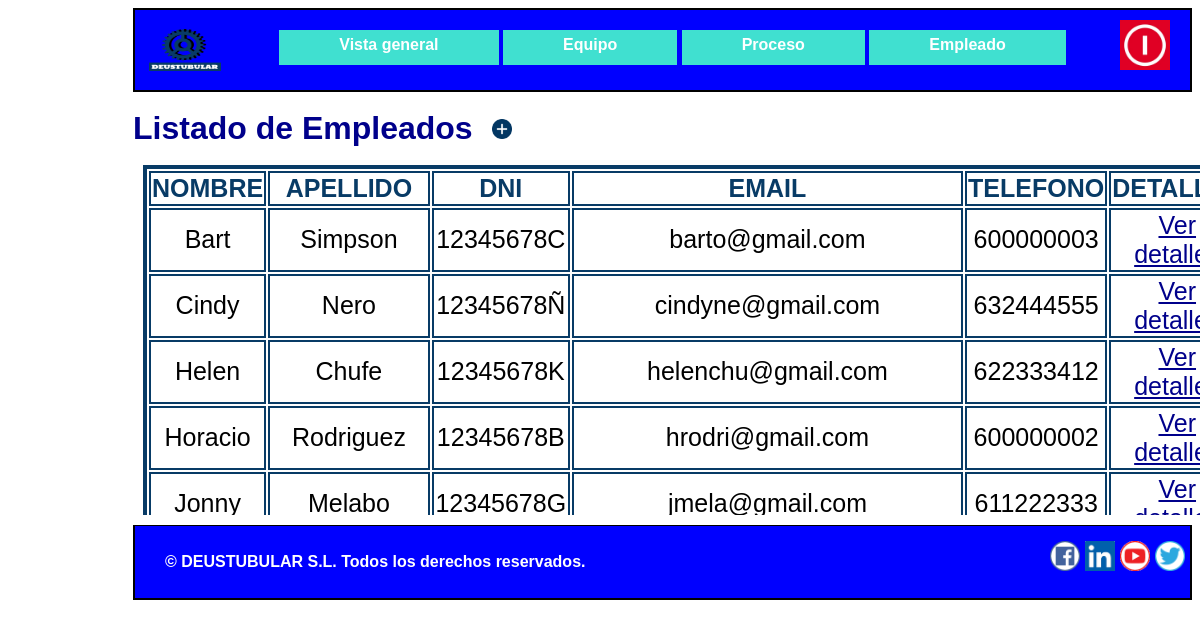
The app's page /appGestion_de_la_produccion/responsable/empleado/ with its own data.
### appGestion_de_la_produccion/models.py (models this page shows, shortened)
class Empleado(models.Model):
    nombre = models.CharField(max_length=50)
    DNI = models.CharField(max_length=9)
    apellido = models.CharField(max_length=50)
    email = models.EmailField(max_length=100)
    telefono = models.IntegerField()
    responsable=models.BooleanField()

### appGestion_de_la_produccion/views.py (the view)
# urls.py: path('responsable/empleado/', views.lista_empleados, name='lista_empleados'),
def lista_empleados(request):
    empleado = Empleado.objects.order_by("nombre")
    context = {"lista_empleados": empleado}
    return render(request, "Empleado.html", context)

### appGestion_de_la_produccion/templates/Empleado.html
{% extends "PlantillaHeaderFooter.html"%}
{% block contenido %}
<h1>Listado de Empleados <a class="añadir" href="/appGestion_de_la_produccion/responsable/empleadoform" title="Añadir nuevo empleado"><img
        src="/static/Imagenes/añadir.png" width="20" height="20"></a> </h1>
<div class="tablasueltas">
<table id="cosadeempleado">
    <thead>
    <tr class="cosadeempleado">
        <td class="cosadeempleado"> <b> NOMBRE</b> </td>
        <td class="cosadeempleado"> <b> APELLIDO</b> </td>
        <td class="cosadeempleado"> <b> DNI </b> </td>
        <td class="cosadeempleado"> <b> EMAIL</b> </td>
        <td class="cosadeempleado"> <b> TELEFONO</b> </td>
        <td class="cosadeempleado"> <b> DETALLES</b> </td>
    </tr>
    </thead>
    {% for Empleado in lista_empleados %}
    <tr class="cosadeempleado">
        <td class="cosadeempleado">{{ Empleado.nombre}}</td>
        <td class="cosadeempleado">{{ Empleado.apellido }}</td>
        <td class="cosadeempleado">{{ Empleado.DNI }}</td>
        <td class="cosadeempleado">{{ Empleado.email }}</td>
        <td class="cosadeempleado">{{ Empleado.telefono }}</td>
        <td class="cosadeempleado"><a href="/appGestion_de_la_produccion/responsable/empleado/{{ Empleado.id }}" title="Detalles">Ver detalles</a></td>
    </tr>
    {% endfor %}
</table>
</div>
{% endblock %}

### appGestion_de_la_produccion/static/stylesheet.css (style rules this page uses)
* { box-sizing: border-box; }
html { font-family: Arial, Helvetica, sans-serif; max-width: 1100px; font-weight: bold; background-color:white; margin-left: 125px; }
body { line-height: 30px; font-size: 16px; }
h1, h2, h3, legend { color: darkblue; }
a { color: darkblue; }
thead { color: rgb(8,59,102); }
.cosadeempleado { border:2px solid rgb(8,59,102); font-size:25px; margin-right:20px; text-align:center; }
#cosadeempleado { border:4px solid rgb(8,59,102); margin-left:10px; margin-bottom:40px; }
.tablasueltas { height:350px; width:1100px; overflow-y:scroll; }
.tabladetalles tbody,td,th { border:2px solid rgb(8,59,102); }
.añadir { margin-left:10px; }

### records on screen
Empleado: nombre "Bart", apellido "Simpson", DNI "12345678C", email "barto@gmail.com", telefono "600000003"
Empleado: nombre "Cindy", apellido "Nero", DNI "12345678Ñ", email "cindyne@gmail.com", telefono "632444555"
Empleado: nombre "Helen", apellido "Chufe", DNI "12345678K", email "helenchu@gmail.com", telefono "622333412"
Empleado: nombre "Horacio", apellido "Rodriguez", DNI "12345678B", email "hrodri@gmail.com", telefono "600000002"
Empleado: nombre "Jonny", apellido "Melabo", DNI "12345678G", email "jmela@gmail.com", telefono "611222333"
